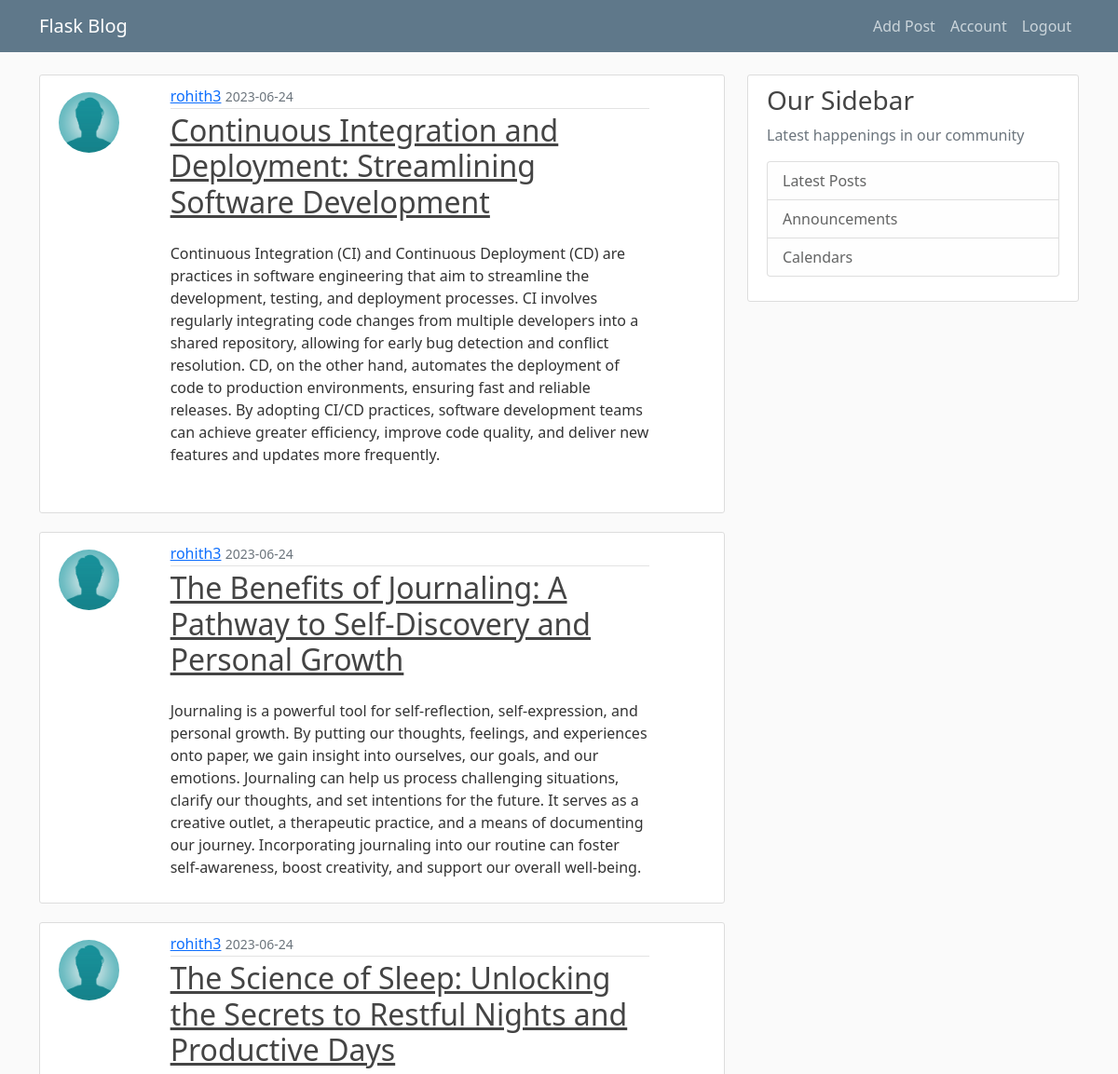
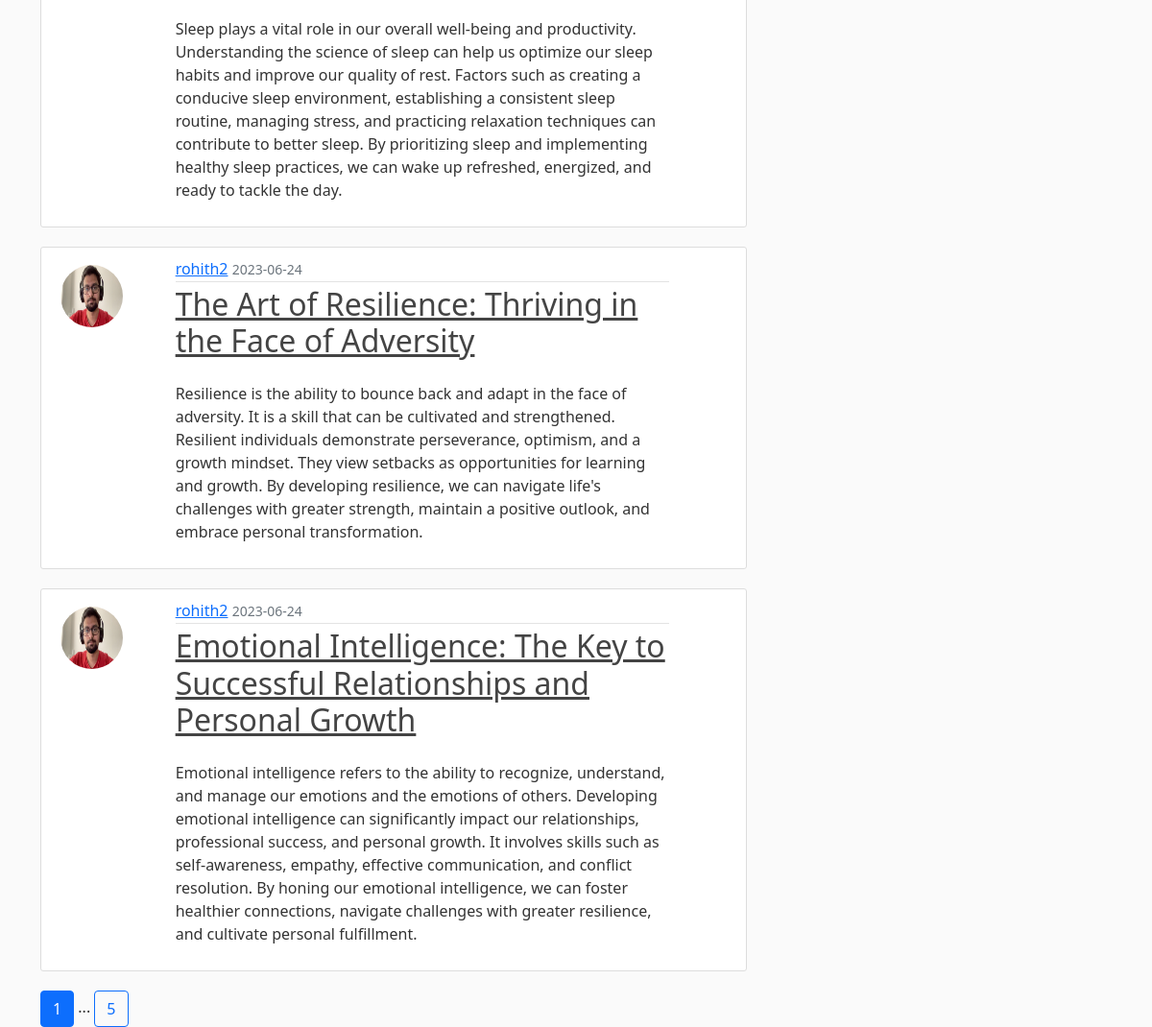
Screenshot of /home (signed in) with the database file from the repository (2 pictures, top to bottom).
### on_blog/models.py (models this page shows, shortened)
class Post(db.Model):
    id = db.Column(db.Integer, primary_key=True)
    title = db.Column(db.String(100), nullable=False)
    time = db.Column(db.DateTime, nullable = False, default = datetime.utcnow)
    content = db.Column(db.Text, nullable = False)
    user_id = db.Column(db.Integer, db.ForeignKey('user.id'), nullable = False)

class User(db.Model, UserMixin):
    id = db.Column(db.Integer, primary_key=True)
    username = db.Column(db.String(20), unique=True, nullable=False)
    email = db.Column(db.String(100), unique=True, nullable=False)
    image_file = db.Column(db.String(20), nullable=False, default='default.jpeg')
    password = db.Column(db.String(60), nullable = False)
    posts = db.relationship("Post", backref = "author", lazy = True)

### on_blog/main/routes.py (the view)
@main.route("/")
@main.route("/home")
def home():
    if not current_user.is_authenticated:
        return redirect(url_for('main.welcome'))
    page_no = request.args.get('page', default=1, type=int)
    posts = Post.query.order_by(Post.time.desc()).paginate(per_page=5, page=page_no)
    return render_template("home.html", posts=posts, title="Home Page")

### on_blog/models.py (called while the page is built)
@login_manager.user_loader
def load_user(user_id):
    return User.query.get(int(user_id))

### on_blog/templates/home.html
{% extends "layout.html" %}
{% block content %}
{% for post in posts.items %}
<article class="content-section">
    <div class="row">
        <div class='col-sm-4 col-lg-2'>
            <img class="rounded-circle article-img align-items-start mt-2"
                 src="{{ url_for('static', filename='profile_pics/' + post.author.image_file) }}">
        </div>
        <div class='col-sm-8 col-lg-9'>
            <div class="media-body">
                <div class="article-metadata">
                    <a class="mr-2" href="{{url_for('posts.user_posts', username=post.author.username)}}">{{ post.author.username }}</a>
                    <small class="text-muted">{{ post.time.strftime('%Y-%m-%d') }}</small>
                </div>
                <h2><a class="article-title" href="{{url_for('posts.post', post_id = post.id)}}">{{ post.title }}</a></h2>
                <p class="article-content mt-4 ">{{ post.content }}</p>
            </div>
        </div>
    </div>
</article>
{% endfor %}
{% for page_num in posts.iter_pages(left_edge=1, left_current=1, right_current=1, right_edge=1) %}
    {% if page_num %}
        {% if page_num==posts.page %}
            <a class="btn btn-primary" href="{{url_for('main.home', page=page_num)}}">{{page_num}}</a>
        {% else %}
            <a class="btn  btn-outline-primary" href="{{url_for('main.home', page=page_num)}}">{{page_num}}</a>
        {% endif %}
    {% else %}
       ...
    {% endif %}
{% endfor %}
{% endblock content %}

### on_blog/templates/layout.html (shortened to what this page needs)
<!DOCTYPE html>
<html>
    <head>
        <link href="https://cdn.jsdelivr.net/npm/bootstrap@5.0.2/dist/css/bootstrap.min.css" rel="stylesheet">
        <link rel="stylesheet" href="{{url_for('static', filename='main.css')}}">
    </head>
    <header class="site-header">
        <nav class="navbar navbar-expand-md navbar-dark bg-steel fixed-top">
          <div class="container">
            <a class="navbar-brand mr-4" href="{{ url_for('main.home')}}">Flask Blog</a>
            <div class="collapse navbar-collapse" id="navbarToggle">
              <span class="navbar-nav ms-auto">
                  {% if current_user.is_authenticated %}
                    <a class="nav-item nav-link" href="{{ url_for('posts.new_post')}}"> Add Post </a>
                    <a class="nav-item nav-link" href="{{ url_for('users.account')}}">Account </a>
                    <a class="nav-item nav-link" href="{{ url_for('users.logout')}}">Logout </a>
                  {% else %}
                    <a class="nav-item nav-link" href="{{ url_for('users.login')}}">Login</a>
                    <a class="nav-item nav-link" href="{{ url_for('users.register')}}">Register</a>
                  {% endif %}
              </span>
            </div>
          </div>
        </nav>
      </header>
      <main role="main" class="container">
        <div class="row">
          <div class="col-md-8">
            {% block content %}{% endblock %}
          </div>
          <div class="col-md-4">
            <div class="content-section">
              <h3>Our Sidebar</h3>
              <p class='text-muted'>Latest happenings in our community
                <ul class="list-group">
                  <li class="list-group-item list-group-item-light">Latest Posts</li>
                  <li class="list-group-item list-group-item-light">Announcements</li>
                  <li class="list-group-item list-group-item-light">Calendars</li>
                </ul>
              </p>
            </div>
          </div>
        </div>
      </main>
    <body>
    </body>
</html>

### on_blog/static/main.css (style rules this page uses)
body { background: #fafafa; color: #333333; margin-top: 5rem; }
h1, h2, h3, h4, h5, h6 { color: #444444; }
.bg-steel { background-color: #5f788a; }
.site-header .navbar-nav .nav-link { color: #cbd5db; }
.content-section { background: #ffffff; padding: 10px 20px; border: 1px solid #dddddd; border-radius: 3px; margin-bottom: 20px; }
.article-title { color: #444444; }
.article-content { white-space: pre-line; }
.article-img { height: 65px; width: 65px; margin-right: 16px; }
.article-metadata { padding-bottom: 1px; margin-bottom: 4px; border-bottom: 1px solid #e3e3e3 }

### rows the page displays
Post: image_file (placeholder picture), author.username "rohith3", time "2023-06-24", title "Continuous Integration and Deployment: Streamlining Software Development", content "Continuous Integration (CI) and Continuous Deployment (CD) are practices in software engineering that aim to streamline the development, testing, and deployment processes. CI involves regularly integrating code changes from multiple developers into a shared repository, allowing for early bug detection and conflict resolution. CD, on the other hand, automates the deployment of code to production environments, ensuring fast and reliable releases. By adopting CI/CD practices, software development teams can achieve greater efficiency, improve code quality, and deliver new features and updates more frequently."
Post: image_file (placeholder picture), author.username "rohith3", time "2023-06-24", title "The Benefits of Journaling: A Pathway to Self-Discovery and Personal Growth", content "Journaling is a powerful tool for self-reflection, self-expression, and personal growth. By putting our thoughts, feelings, and experiences onto paper, we gain insight into ourselves, our goals, and our emotions. Journaling can help us process challenging situations, clarify our thoughts, and set intentions for the future. It serves as a creative outlet, a therapeutic practice, and a means of documenting our journey. Incorporating journaling into our routine can foster self-awareness, boost creativity, and support our overall well-being."
Post: image_file (placeholder picture), author.username "rohith3", time "2023-06-24", title "The Science of Sleep: Unlocking the Secrets to Restful Nights and Productive Days", content "Sleep plays a vital role in our overall well-being and productivity. Understanding the science of sleep can help us optimize our sleep habits and improve our quality of rest. Factors such as creating a conducive sleep environment, establishing a consistent sleep routine, managing stress, and practicing relaxation techniques can contribute to better sleep. By prioritizing sleep and implementing healthy sleep practices, we can wake up refreshed, energized, and ready to tackle the day."
Post: image_file (picture), author.username "rohith2", time "2023-06-24", title "The Art of Resilience: Thriving in the Face of Adversity", content "Resilience is the ability to bounce back and adapt in the face of adversity. It is a skill that can be cultivated and strengthened. Resilient individuals demonstrate perseverance, optimism, and a growth mindset. They view setbacks as opportunities for learning and growth. By developing resilience, we can navigate life's challenges with greater strength, maintain a positive outlook, and embrace personal transformation."
Post: image_file (picture), author.username "rohith2", time "2023-06-24", title "Emotional Intelligence: The Key to Successful Relationships and Personal Growth", content "Emotional intelligence refers to the ability to recognize, understand, and manage our emotions and the emotions of others. Developing emotional intelligence can significantly impact our relationships, professional success, and personal growth. It involves skills such as self-awareness, empathy, effective communication, and conflict resolution. By honing our emotional intelligence, we can foster healthier connections, navigate challenges with greater resilience, and cultivate personal fulfillment."

### other values shown
{{ page_num }} "1"
{{ page_num }} "5"
